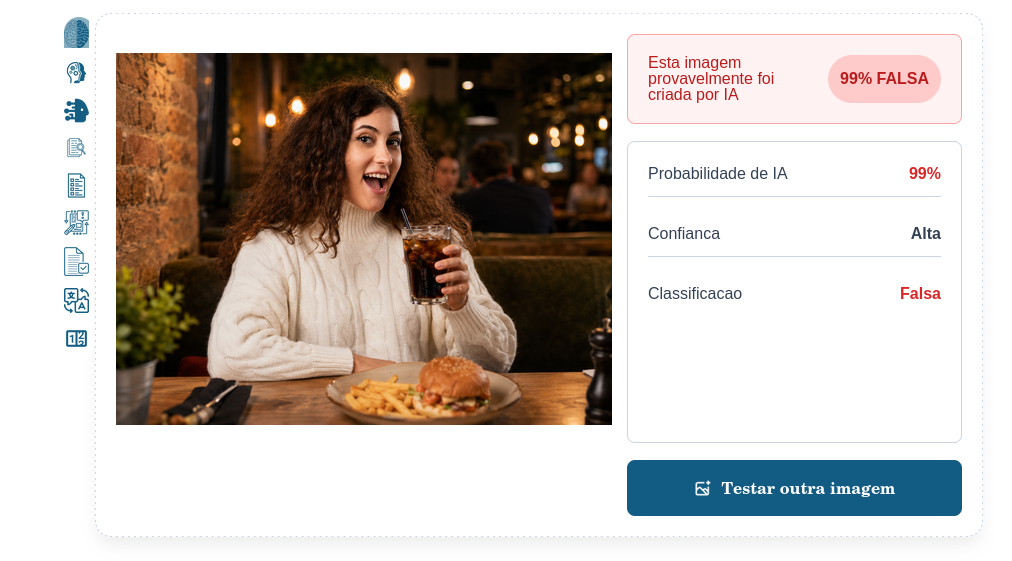
#> input picture Exemplos/EditadaIA/TestePosTransformacao.png, 1012 x 561 px; its folder holds only this picture in this run
$ python -i data.py   (imports and definitions only)
#> lines starting #> are read from the running program, lines starting #| are printed output that depends on the picture
"""Carregamento multi-fonte v3: Instagram AI + CelebA + cenas reais (sem CIFAKE)."""

from __future__ import annotations

from collections import Counter
from pathlib import Path

import cv2
import numpy as np

EXTENSOES = {".jpg", ".jpeg", ".png", ".webp", ".bmp"}
FAKE, REAL = 0, 1
# Tamanho fixo do SVM: imagem inteira com proporção (letterbox), sem CIFAKE 32×32.
FEATURE_SIZE = 224


# [75 lines left out: functions listar_pasta_plana, juntar_fontes, split_holdout, _amostrar_indices, criar_subconjunto, not called in this run]


def _imread_seguro(caminho: str | Path) -> np.ndarray | None:
    """Lê imagem com espaços/unicode; tenta OpenCV e depois PIL."""
    caminho = Path(caminho)
    try:
        dados = np.fromfile(str(caminho), dtype=np.uint8)
        if dados.size > 0:
            imagem = cv2.imdecode(dados, cv2.IMREAD_COLOR)
#> imagem is the input picture: shape (561, 1012, 3); mean B, G, R 182.2, 188.3, 196.7
            if imagem is not None:
                return imagem
    except OSError:
        pass
    try:
        from PIL import Image

        with Image.open(caminho) as pil:
            rgb = np.asarray(pil.convert("RGB"))
        return cv2.cvtColor(rgb, cv2.COLOR_RGB2BGR)
    except Exception:
        return None


def letterbox_rgb(imagem: np.ndarray, size: int = FEATURE_SIZE) -> np.ndarray:
    """Encaixa a imagem INTEIRA em size×size mantendo proporção (faixas pretas)."""
#> called with size = 224
    if imagem.ndim == 2:
        imagem = cv2.cvtColor(imagem, cv2.COLOR_GRAY2RGB)
    altura, largura = imagem.shape[:2]
#> altura = 561; largura = 1012
    if altura == size and largura == size:
        return imagem
    escala = size / float(max(altura, largura))
#> escala = 0.221
    nova_h = max(1, int(round(altura * escala)))
#> nova_h = 124
    nova_w = max(1, int(round(largura * escala)))
#> nova_w = 224
    redim = cv2.resize(imagem, (nova_w, nova_h), interpolation=cv2.INTER_AREA)
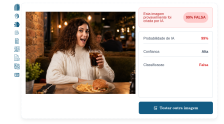
#> redim: shape (124, 224, 3); mean R, G, B 196.7, 188.3, 182.2
    canvas = np.zeros((size, size, 3), dtype=np.uint8)
    top = (size - nova_h) // 2
#> top = 50
    left = (size - nova_w) // 2
#> left = 0
    canvas[top : top + nova_h, left : left + nova_w] = redim
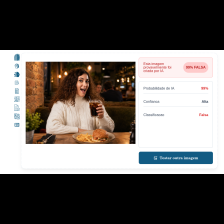
#> canvas: shape (224, 224, 3); mean R, G, B 108.9, 104.2, 100.9
    return canvas


def carregar_imagem(caminho: str, size: int = FEATURE_SIZE) -> np.ndarray:
    """Carrega RGB e prepara a imagem inteira (letterbox) para o SVM."""
    imagem = _imread_seguro(caminho)
    if imagem is None:
        raise ValueError(f"Não foi possível carregar: {caminho}")
    imagem = cv2.cvtColor(imagem, cv2.COLOR_BGR2RGB)
    return letterbox_rgb(imagem, size)


# [12 lines left out: function filtrar_imagens_legiveis, not called in this run]


def resumo_rotulos(rotulos: list[int]) -> str:
    return str(dict(Counter(rotulos)))


# [56 lines left out: functions avisar_qualidade_bases, carregar_datasets_mistos, not called in this run]

>>> result = carregar_imagem('../../Exemplos/EditadaIA/TestePosTransformacao.png')
